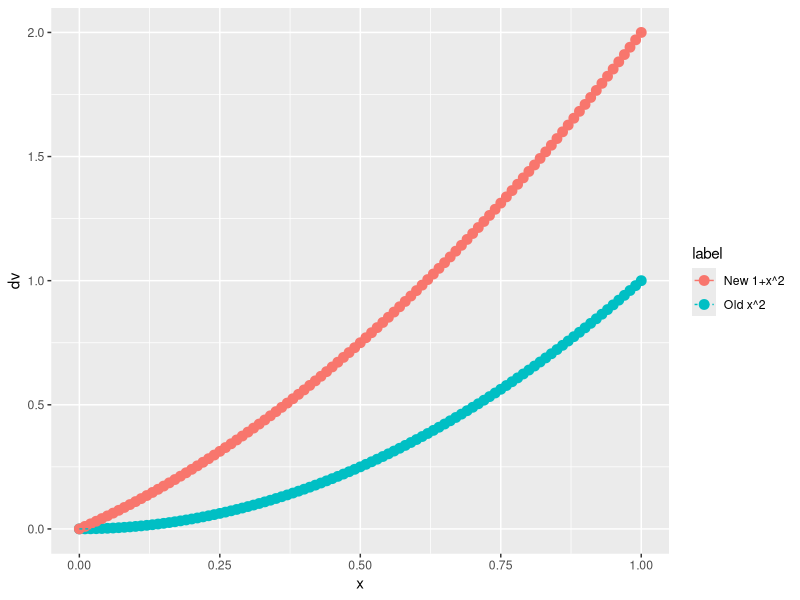
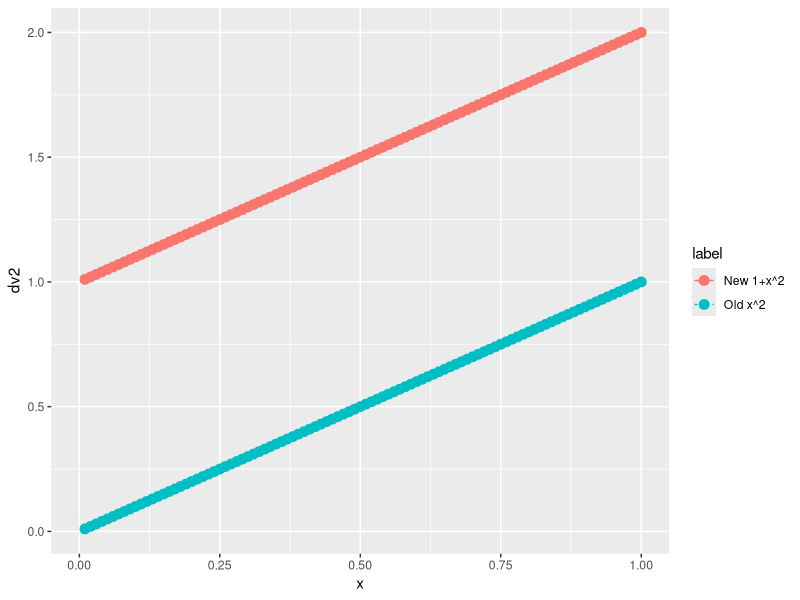

The R script that drew these images, in order:
library(ggplot2)

x<-seq(0,1,0.01)
df<-data.frame(
  x=x,
  dv=c(unlist(lapply(x,function(x) x^2)),unlist(lapply(x,function(x) (x+x^2)))),
  dv2=c(unlist(lapply(x,function(x) x^2/x)),unlist(lapply(x,function(x) (x+x^2)/x))),
  label=c(rep('Old x^2',length(x)),rep('New 1+x^2',length(x)))
)

p1<-ggplot(df, aes(x = x, y = dv, color=label, linetype=label)) +
  geom_point(size=3) + geom_line()
p1

p2<-ggplot(df, aes(x = x, y = dv2, color=label, linetype=label)) +
  geom_point(size=3) + geom_line()
p2
